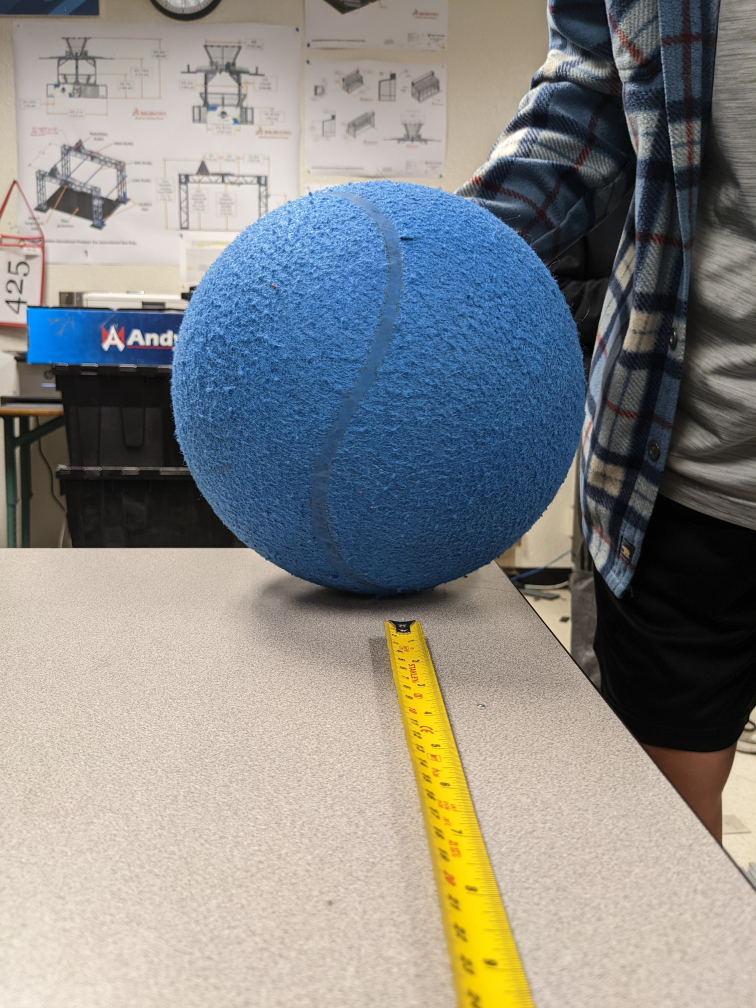
#> input picture ball.jpg, 3024 x 4032 px, given in place of the camera (shown at 1/4 size)
$ python testingplayground.py
#> lines starting #> are read from the running program, lines starting #| are printed output that depends on the picture; after the words box and inside, x2 and y2 are one past the last pixel; in counts of white or black regions, pixels touching at a corner belong together
import cv2
from cv2 import contourArea
import numpy as np
import time
import math
import threading

blue_ball = True #determine ally color

#PID controller coefficients
Kp = 1 #coefficient for proportional
Ki = 0.2 #coefficient for integral
Kd = 0 #coefficient for derivative

integral_previous = 0
start_time = time.time()
distance_avg = np.array([1,1,1,1,1,1])

if(blue_ball):
  lower_threshold = np.array([100,40,25])
  upper_threshold = np.array([130,255,255])
else:
  lower_threshold = np.array([0,40,40])
  upper_threshold = np.array([8,255,255])
  lower_threshold2 = np.array([170,40,40])
  upper_threshold2 = np.array([179,255,255])

#PID calculations
def PIDCalc(x_value):
  #declares integral previous and start time as the global ones
  global integral_previous
  global start_time

  #x_value adjustments
  x_value = 320 - x_value

  #PID calculations
  errorP = x_value * Kp
  errorI = (integral_previous + (x_value * (time.time()-start_time))) * Ki
  errorD = Kd
  error = errorP + errorI + errorD

  #updating integral
  integral_previous = errorI

  #update start time
  start_time = time.time()
  return error/120


scale_factor = 1

vid = cv2.VideoCapture(1)
ret, test_frame = vid.read()
#> test_frame is the input picture: shape (4032, 3024, 3); mean B, G, R 134.2, 136.5, 136.3

x_res = int(test_frame.shape[1]/scale_factor)
#> x_res = 3024
y_res = int(test_frame.shape[0]/scale_factor)
#> y_res = 4032

def cv2Circle(frame, i):
  # draw the outer circle
  cv2.circle(frame,(i[0],i[1]),i[2],(0,255,0),2)
  # draw the center of the circle
  cv2.circle(frame,(i[0],i[1]),2,(0,0,255),3)

if(blue_ball):
  while True:
    #getting video frame
    start_time = time.time()

    ret, frame = vid.read()
    frame_scaled = cv2.resize(frame, dsize=(x_res, y_res), interpolation=cv2.INTER_CUBIC)

    blurred_original = cv2.blur(frame_scaled,(4,4))
    #convert image to HSV
    hsv = cv2.cvtColor(blurred_original, cv2.COLOR_BGR2HSV)
#> hsv: shape (4032, 3024, 3); mean H, S, V 41.8, 64.5, 154.6

    #mask image with color range (blue)
    mask = cv2.inRange(hsv, lower_threshold, upper_threshold)
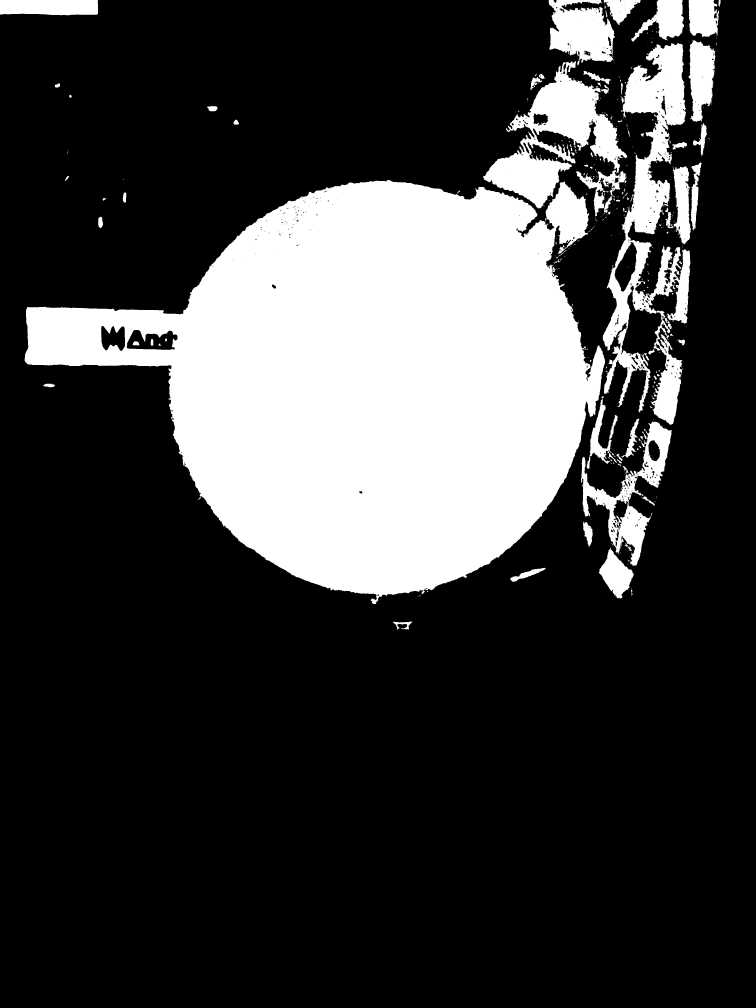
#> mask: shape (4032, 3024) (shown at 1/4 size); 24.1% white; 556 white regions (427 under 20 px)


    #find Edges
    contours, hierachry = cv2.findContours(mask, cv2.RETR_EXTERNAL, cv2.CHAIN_APPROX_SIMPLE)
#> contours = 532 contours, 428 with area under 20; largest, box (x1, y1, x2, y2) and area: (98, 720, 2420, 2416) 2367634, (2411, 172, 2762, 1699) 199558, (1933, 245, 2509, 834) 122722, (2324, 1686, 2687, 2263) 59812, (2195, 0, 2459, 262) 47024
    edge = cv2.drawContours(np.zeros(frame_scaled.shape, dtype='uint8'), contours, contourIdx= -1, color = (255,255,255), thickness=2)
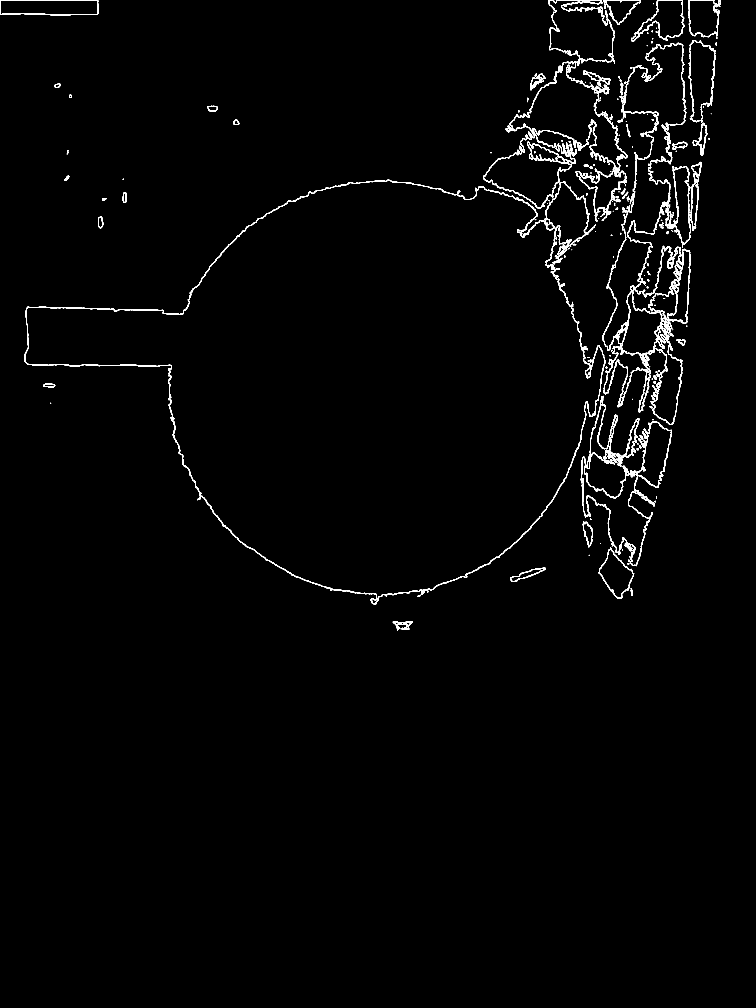
#> edge: shape (4032, 3024, 3) (shown at 1/4 size); 1.3% white; 261 white regions (97 under 20 px), largest, box (x1, y1, x2, y2) and area: (2410, 171, 2763, 1700) 40243, (97, 719, 2421, 2417) 33042, (1932, 244, 2510, 886) 22253
    grayImage = cv2.cvtColor(edge, cv2.COLOR_BGR2GRAY)
    grayImage = cv2.blur(grayImage,(15,15))
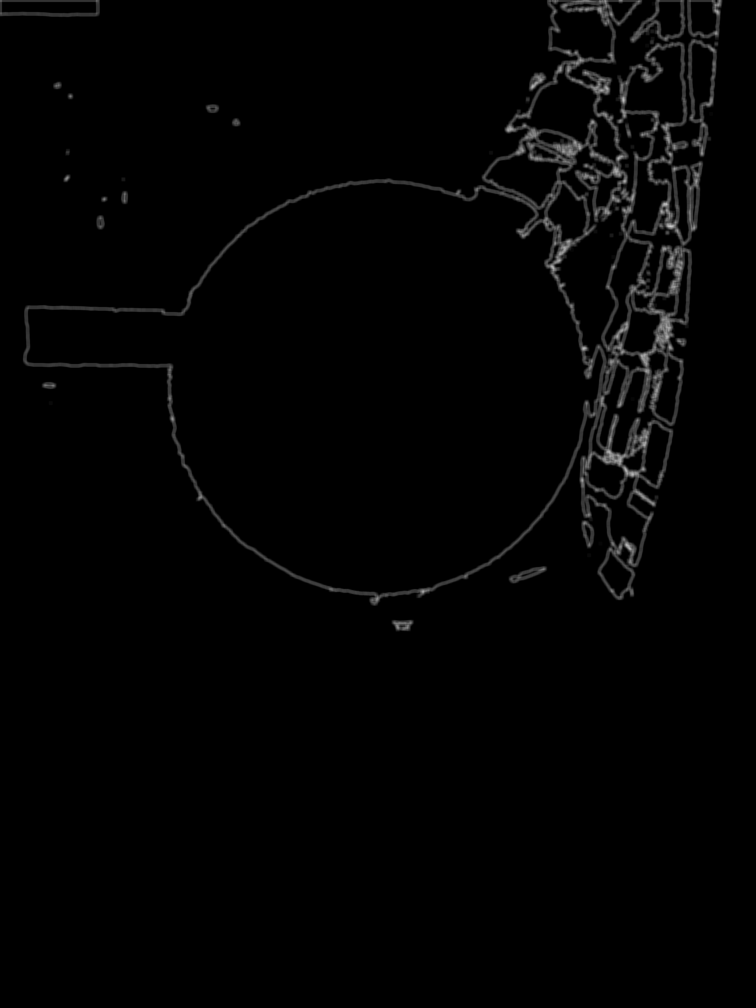
#> grayImage: shape (4032, 3024) (shown at 1/4 size); min 0, max 219, mean 3.3

    circles = cv2.HoughCircles(grayImage,cv2.HOUGH_GRADIENT,minDist=15,dp=1.5,param1=1,param2=100,minRadius=15,maxRadius=130)
#> circles = 92 rows, first 8: [2532.8, 1302.8, 124.2], [2526.8, 1523.2, 116], [2612.2, 1197.8, 102.8], [2492.2, 1511.2, 99.45], [2544.8, 587.2, 129.1], [2646.8, 1134.8, 102.8], [2511.8, 1350.8, 127.5], [2508.8, 1562.2, 116]

    if circles is not None:
      circles = np.uint16(np.around(circles))
#> circles = 92 rows, first 8: [2533, 1303, 124], [2527, 1523, 116], [2612, 1198, 103], [2492, 1511, 99], [2545, 587, 129], [2647, 1135, 103], [2512, 1351, 128], [2509, 1562, 116]
      max_radius = math.floor((circles.argmax()+1)/3)
#> max_radius = 80
      x_pos = circles[0,max_radius,0]
#> x_pos = 2773
      y_pos = circles[0,max_radius,1]
#> y_pos = 526
      print("x:",x_pos,"y:",y_pos)
#| x: 2773 y: 526
      threads = []
      for i in circles[0,:]:
        t = threading.Thread(target=cv2Circle, args=[frame_scaled, i])
        threads.append(t)
        t.start()
        #cv2Circle(frame_scaled, i)
        '''
        # draw the outer circle
        cv2.circle(frame_scaled,(i[0],i[1]),i[2],(0,255,0),2)
        # draw the center of the circle
        cv2.circle(frame_scaled,(i[0],i[1]),2,(0,0,255),3)
        '''
#> this loop made 92 passes
#> after the loop, threads = 92 items
      for t in threads:
        t.join()
#> this loop made 92 passes
      threads.clear()
    cv2.imshow('Objects Detected',frame_scaled)
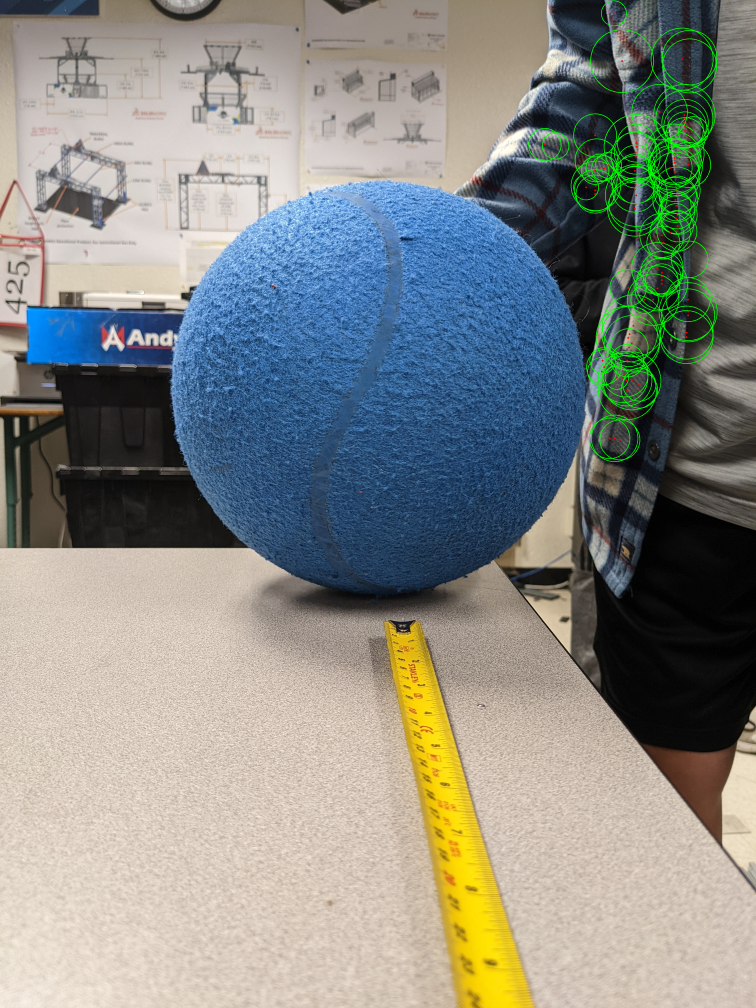
#> window 'Objects Detected': shape (4032, 3024, 3) (shown at 1/4 size); mean B, G, R 133.6, 138.6, 135.9
    cv2.imshow("normal",grayImage)
    if cv2.waitKey(1) & 0xFF == ord('q'):
#> (key q is pressed here)
      break

    #print("FPS: ", round(1.0 / (time.time() - start_time)))
    print("h", start_time, time.time())

vid.release()
cv2.destroyAllWindows()
